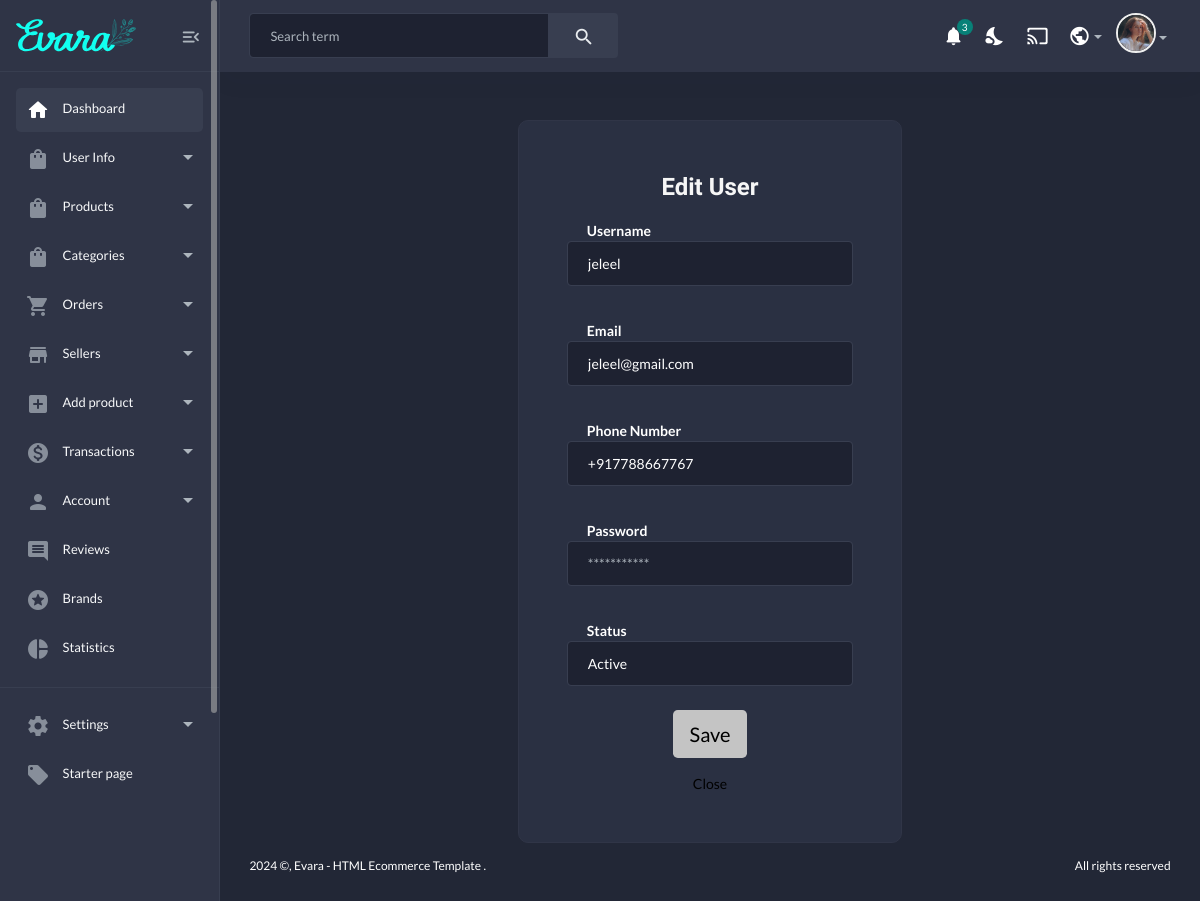
The app's page /edituser/54 (signed in), older data.
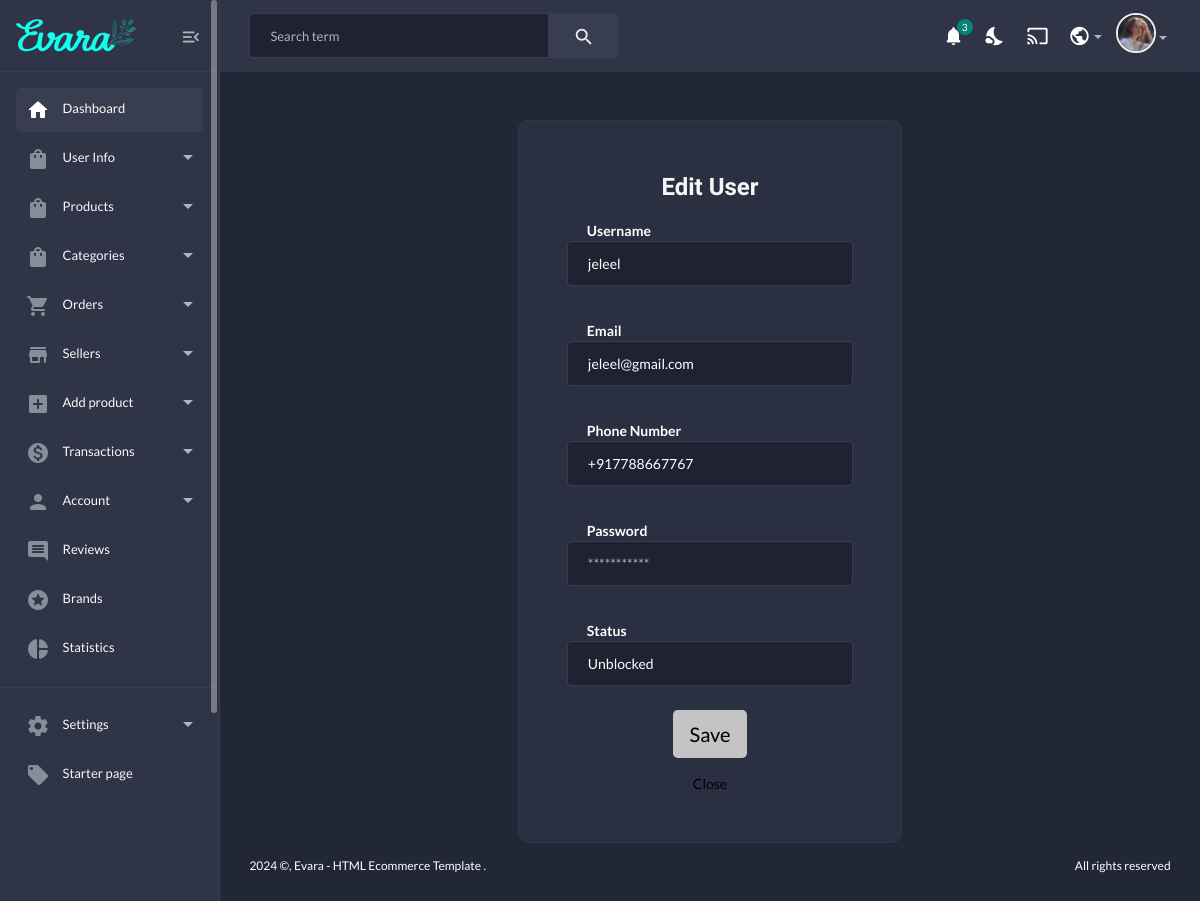
The same page, newer data.
### adminapp/models.py (models this page shows, shortened)
class NewUser(AbstractUser):
    STATUS_CHOICES = [
        ('active', 'Active'),
        ('blocked', 'Blocked'),
        ('unblocked', 'Unblocked'),
    ]
    user_id = models.BigAutoField(primary_key=True, unique=True,)
    email = models.EmailField(_("Email Address"), unique = True,)
    username = models.CharField(max_length = 100)
    status = models.CharField(
        max_length=10,
        choices=STATUS_CHOICES,
        default='active',  # Default value if not provided
    )
    phone_number = PhoneNumberField(unique = True)
    USERNAME_FIELD = "email"
    REQUIRED_FIELDS = ['username','phone_number']

### adminapp/views.py (the view, shortened to what this page needs)
# urls.py: path('edituser/<pk>',views.edituser,name='edituser'),
def edituser(request,pk):
    if request.user.is_superuser:
        if request.method == "GET":
            if NewUser.objects.filter(user_id = pk):
                user = NewUser.objects.get(user_id = pk)
                context = {
                    'user_data':user
                }
                return render(request, 'admin_template/user_management/edit_user.html', context)
    return redirect('admin_app:userinfo')

### store/context_processors.py (called while the page is built)
def category_links(request):
    links = Category.objects.all()
    return dict(links = links)

### templates/admin_template/user_management/edit_user.html (shortened to what the changed rows need)
{% extends "admin_base.html" %}
{% load static %}
{% block content %}
<main class="main-wrap">
    <body>
        <section class="vh-100" >
            <div class="container py-5 h-100" >
                <div class="row d-flex justify-content-center align-items-center h-100">
                    <div class="col-12 col-md-8 col-lg-6 col-xl-5">
                        <div class="card shadow-2-strong" >
                            <div class="card-body p-5 text-center">
                                <form action="" method="post">
                                    <div class="form-outline mb-4">
                                        <label style="float: left; margin: 10px 20px 0 20px" class="fw-bold">Username</label>
                                        <input type="text" class="form-control form-control-lg" name="username" style="font-size: 14px" value='{{user_data.username}}'  required/>
                                    </div>
                                    <div class="form-outline mb-4">
                                        <label style="float: left; margin: 10px 20px 0 20px" class="fw-bold">Email</label>
                                        <input type="email" class="form-control form-control-lg" name="email" style="font-size: 14px" value='{{user_data.email}}' required/>
                                    </div>
                                    <div class="form-outline mb-4">
                                        <label style="float: left; margin: 10px 20px 0 20px" class="fw-bold">Phone Number</label>
                                        <input type="phone_number" class="form-control form-control-lg" name="phone_number" style="font-size: 14px" value='{{user_data.phone_number}}' required/>
                                    </div>
                                    {% if user_data.is_superuser%}
                                    <div class="form-outline mb-4">
                                        <label style="float: left; margin: 10px 20px 0 20px" class="fw-bold">Status</label>
                                        <select class="form-control form-control-lg" name="status" style="font-size: 14px" required>
                                            <option value="active"selected>Active</option>
                                        </select>
                                    </div>
                                    {% elif user_data.status == 'blocked' or user_data.status == 'unblocked'%}
                                    <div class="form-outline mb-4">
                                        <label style="float: left; margin: 10px 20px 0 20px" class="fw-bold">Status</label>
                                        <select class="form-control form-control-lg" name="status" style="font-size: 14px" required>
                                            <option value="unblocked" {% if user_data.status == 'unblocked' %}selected{% endif %}>Unblocked</option>
                                        </select>
                                    </div>
                                    {% else %}
                                    <div class="form-outline mb-4">
                                        <label style="float: left; margin: 10px 20px 0 20px" class="fw-bold">Status</label>
                                        <select class="form-control form-control-lg" name="status" style="font-size: 14px" required>
                                            <option value="active" {% if user_data.status == 'active' %}selected{% endif %}>Active</option>
                                        </select>
                                    </div>
                                    {% endif %}
                                </form>
                            </div>
                        </div>
                    </div>
                </div>
            </div>
        </section>
    </body>
</main>
</body>
</html>
{% endblock content %}

Row changes from the older to the newer data that the page shows:
changed NewUser "jeleel": status "Active" → "Unblocked"
